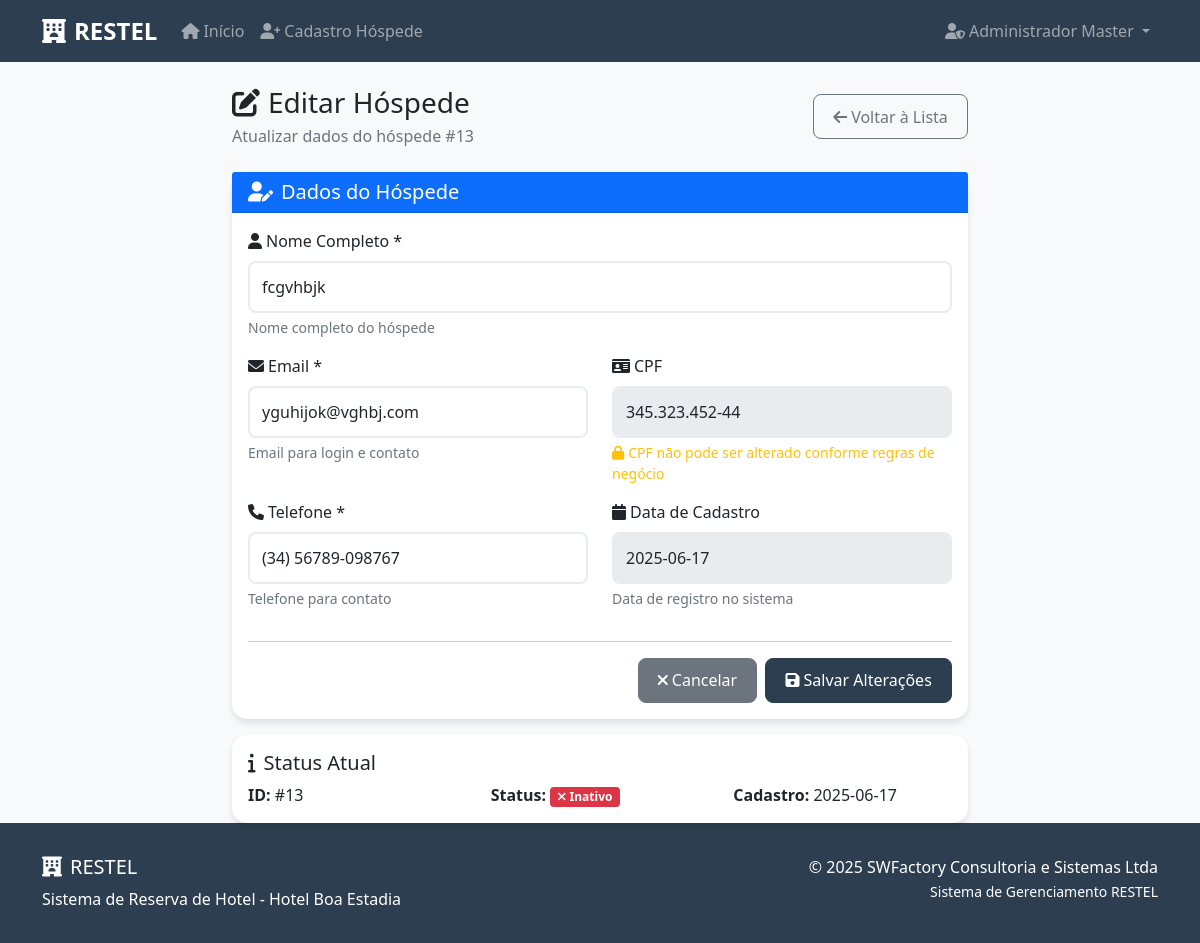
The app's page /admin/hospede/13/editar (signed in) with its own data.
### tables this page shows
CREATE TABLE hospedes (
            id INTEGER PRIMARY KEY AUTOINCREMENT,
            nome_completo TEXT NOT NULL,
            email TEXT UNIQUE NOT NULL,
            cpf TEXT UNIQUE NOT NULL,
            telefone TEXT NOT NULL,
            senha TEXT NOT NULL,
            ativo BOOLEAN DEFAULT 1,
            data_cadastro TIMESTAMP DEFAULT CURRENT_TIMESTAMP
        );

### src/restel/app.py (the view)
@app.route('/admin/hospede/<int:hospede_id>/editar')
def editar_hospede(hospede_id):
    if 'admin_id' not in session:
        flash('Acesso negado! Faça login como administrador.', 'error')
        return redirect(url_for('login_admin'))
    conn = get_db_connection()
    hospede = conn.execute('SELECT * FROM hospedes WHERE id = ?', (hospede_id,)).fetchone()
    conn.close()
    if not hospede:
        flash('Hóspede não encontrado!', 'error')
        return redirect(url_for('gerenciar_hospedes'))
    return render_template('admin_hospede_editar.html', hospede=hospede)

### src/restel/app.py (called while the page is built)
def get_db_connection():
    from flask import current_app
    db_path = current_app.config.get('DATABASE', DATABASE)
    conn = sqlite3.connect(db_path)
    conn.row_factory = sqlite3.Row
    return conn

### src/restel/templates/admin_hospede_editar.html (shortened to what this page needs)
{% extends "base.html" %}
{% block content %}
<div class="container mt-4">
    <div class="row justify-content-center">
        <div class="col-lg-8">
            <div class="d-flex justify-content-between align-items-center mb-4">
                <div>
                    <h1 class="h3 mb-1">
                        <i class="fas fa-edit me-2"></i>Editar Hóspede
                    </h1>
                    <p class="text-muted mb-0">Atualizar dados do hóspede #{{ hospede.id }}</p>
                </div>
                <a href="{{ url_for('gerenciar_hospedes') }}" class="btn btn-outline-secondary">
                    <i class="fas fa-arrow-left me-1"></i>Voltar à Lista
                </a>
            </div>
            <div class="card">
                <div class="card-header bg-primary text-white">
                    <h2 class="h5 mb-0">
                        <i class="fas fa-user-edit me-2"></i>Dados do Hóspede
                    </h2>
                </div>
                <div class="card-body">
                    <form method="POST" action="{{ url_for('processar_edicao_hospede', hospede_id=hospede.id) }}">
                        <div class="row">
                            <div class="col-md-12 mb-3">
                                <label for="nome_completo" class="form-label">
                                    <i class="fas fa-user me-1"></i>Nome Completo *
                                </label>
                                <input type="text" class="form-control" id="nome_completo" name="nome_completo"
                                       value="{{ hospede.nome_completo }}" required maxlength="100">
                                <div class="form-text">Nome completo do hóspede</div>
                            </div>
                        </div>
                        <div class="row">
                            <div class="col-md-6 mb-3">
                                <label for="email" class="form-label">
                                    <i class="fas fa-envelope me-1"></i>Email *
                                </label>
                                <input type="email" class="form-control" id="email" name="email"
                                       value="{{ hospede.email }}" required maxlength="100">
                                <div class="form-text">Email para login e contato</div>
                            </div>
                            <div class="col-md-6 mb-3">
                                <label for="cpf" class="form-label">
                                    <i class="fas fa-id-card me-1"></i>CPF
                                </label>
                                <input type="text" class="form-control" id="cpf" name="cpf"
                                       value="{{ hospede.cpf[:3] }}.{{ hospede.cpf[3:6] }}.{{ hospede.cpf[6:9] }}-{{ hospede.cpf[9:] }}"
                                       readonly disabled>
                                <div class="form-text text-warning">
                                    <i class="fas fa-lock me-1"></i>CPF não pode ser alterado conforme regras de negócio
                                </div>
                            </div>
                        </div>
                        <div class="row">
                            <div class="col-md-6 mb-3">
                                <label for="telefone" class="form-label">
                                    <i class="fas fa-phone me-1"></i>Telefone *
                                </label>
                                <input type="tel" class="form-control" id="telefone" name="telefone"
                                       value="{{ hospede.telefone }}" required maxlength="20">
                                <div class="form-text">Telefone para contato</div>
                            </div>
                            <div class="col-md-6 mb-3">
                                <label class="form-label">
                                    <i class="fas fa-calendar me-1"></i>Data de Cadastro
                                </label>
                                <input type="text" class="form-control"
                                       value="{{ hospede.data_cadastro.split(' ')[0] if hospede.data_cadastro else 'N/A' }}"
                                       readonly disabled>
                                <div class="form-text">Data de registro no sistema</div>
                            </div>
                        </div>
                        <hr>
                        <div class="row">
                            <div class="col-12">
                                <div class="d-flex gap-2 justify-content-end">
                                    <a href="{{ url_for('gerenciar_hospedes') }}" class="btn btn-secondary">
                                        <i class="fas fa-times me-1"></i>Cancelar
                                    </a>
                                    <button type="submit" class="btn btn-primary">
                                        <i class="fas fa-save me-1"></i>Salvar Alterações
                                    </button>
                                </div>
                            </div>
                        </div>
                    </form>
                </div>
            </div>
            <div class="card mt-3">
                <div class="card-body">
                    <h5 class="card-title">
                        <i class="fas fa-info me-2"></i>Status Atual
                    </h5>
                    <div class="row">
                        <div class="col-md-4">
                            <strong>ID:</strong> #{{ hospede.id }}
                        </div>
                        <div class="col-md-4">
                            <strong>Status:</strong>
                            {% if hospede.ativo %}
                                <span class="badge bg-success">
                                    <i class="fas fa-check me-1"></i>Ativo
                                </span>
                            {% else %}
                                <span class="badge bg-danger">
                                    <i class="fas fa-times me-1"></i>Inativo
                                </span>
                            {% endif %}
                        </div>
                        <div class="col-md-4">
                            <strong>Cadastro:</strong> {{ hospede.data_cadastro.split(' ')[0] if hospede.data_cadastro else 'N/A' }}
                        </div>
                    </div>
                </div>
            </div>
        </div>
    </div>
</div>
{% endblock %}

### src/restel/templates/base.html (style rules this page uses)
:root { --primary-color: #2c3e50; --secondary-color: #3498db; --success-color: #27ae60; --danger-color: #e74c3c; --warning-color: #f39c12; --light-bg: #f8f9fa; }
body { font-family: 'Segoe UI', Tahoma, Geneva, Verdana, sans-serif; background-color: var(--light-bg); }
.card { border: none; border-radius: 15px; box-shadow: 0 4px 6px rgba(0, 0, 0, 0.1); transition: transform 0.2s; }
.btn { border-radius: 8px; padding: 0.6rem 1.2rem; font-weight: 500; }
.btn-primary { background-color: var(--primary-color); border-color: var(--primary-color); }
.form-control { border-radius: 8px; border: 2px solid #e9ecef; padding: 0.75rem; }

### records on screen
hospedes: id "13", nome_completo "fcgvhbjk", email "yguhijok@vghbj.com", cpf "345.323.452-44", telefone "(34) 56789-098767", data_cadastro "2025-06-17"

### other values on screen
{{ session.admin_nome }} "Administrador Master"
